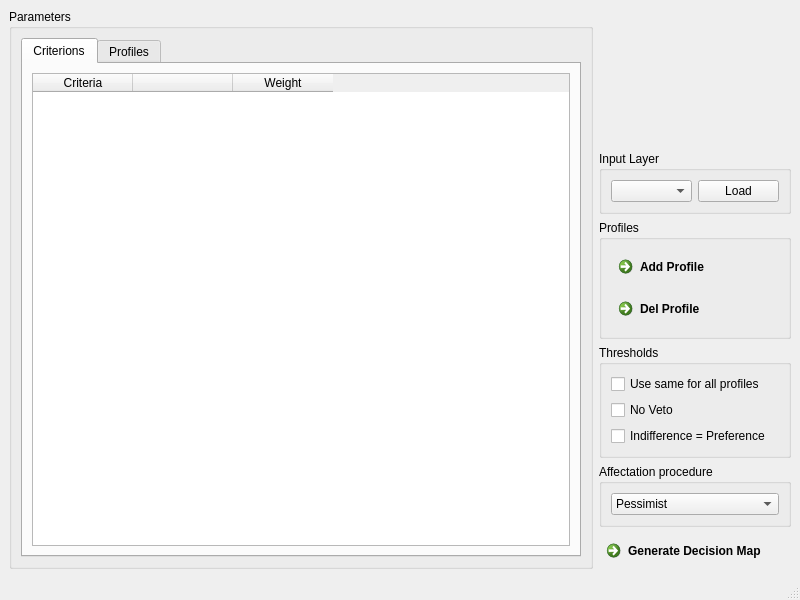
<?xml version="1.0" encoding="UTF-8"?>
<ui version="4.0">
 <class>MainWindow</class>
 <widget class="QMainWindow" name="MainWindow">
  <property name="geometry">
   <rect>
    <x>0</x>
    <y>0</y>
    <width>800</width>
    <height>600</height>
   </rect>
  </property>
  <property name="windowTitle">
   <string>Electre Tri</string>
  </property>
  <widget class="QWidget" name="centralwidget">
   <layout class="QGridLayout" name="gridLayout_6">
    <item row="0" column="0">
     <widget class="QGroupBox" name="group_params">
      <property name="title">
       <string>Parameters</string>
      </property>
      <layout class="QGridLayout" name="gridLayout">
       <item row="0" column="0">
        <widget class="QTabWidget" name="Tab_params">
         <property name="currentIndex">
          <number>0</number>
         </property>
         <widget class="QWidget" name="tab_criterions">
          <attribute name="title">
           <string>Criterions</string>
          </attribute>
          <layout class="QGridLayout" name="gridLayout_2">
           <item row="0" column="0">
            <widget class="QTableWidget" name="table_crit">
             <property name="dragEnabled">
              <bool>false</bool>
             </property>
             <property name="alternatingRowColors">
              <bool>false</bool>
             </property>
             <property name="showGrid">
              <bool>false</bool>
             </property>
             <property name="cornerButtonEnabled">
              <bool>false</bool>
             </property>
             <property name="rowCount">
              <number>0</number>
             </property>
             <attribute name="horizontalHeaderVisible">
              <bool>true</bool>
             </attribute>
             <attribute name="horizontalHeaderDefaultSectionSize">
              <number>100</number>
             </attribute>
             <attribute name="horizontalHeaderHighlightSections">
              <bool>false</bool>
             </attribute>
             <attribute name="verticalHeaderVisible">
              <bool>false</bool>
             </attribute>
             <attribute name="verticalHeaderHighlightSections">
              <bool>false</bool>
             </attribute>
             <attribute name="verticalHeaderShowSortIndicator" stdset="0">
              <bool>false</bool>
             </attribute>
             <attribute name="verticalHeaderVisible">
              <bool>false</bool>
             </attribute>
             <attribute name="horizontalHeaderVisible">
              <bool>true</bool>
             </attribute>
             <attribute name="verticalHeaderShowSortIndicator" stdset="0">
              <bool>false</bool>
             </attribute>
             <attribute name="horizontalHeaderHighlightSections">
              <bool>false</bool>
             </attribute>
             <attribute name="verticalHeaderHighlightSections">
              <bool>false</bool>
             </attribute>
             <attribute name="horizontalHeaderDefaultSectionSize">
              <number>100</number>
             </attribute>
             <column>
              <property name="text">
               <string>Criteria</string>
              </property>
             </column>
             <column>
              <property name="text">
               <string/>
              </property>
             </column>
             <column>
              <property name="text">
               <string>Weight</string>
              </property>
             </column>
            </widget>
           </item>
          </layout>
         </widget>
         <widget class="QWidget" name="tab_profiles">
          <attribute name="title">
           <string>Profiles</string>
          </attribute>
          <layout class="QGridLayout" name="gridLayout_5">
           <item row="0" column="0">
            <widget class="QTableWidget" name="table_prof"/>
           </item>
           <item row="1" column="0">
            <widget class="QTabWidget" name="tab_thresholds">
             <property name="tabPosition">
              <enum>QTabWidget::North</enum>
             </property>
             <property name="tabShape">
              <enum>QTabWidget::Rounded</enum>
             </property>
             <property name="currentIndex">
              <number>0</number>
             </property>
             <widget class="QWidget" name="tab_indiff">
              <attribute name="title">
               <string>Indifference</string>
              </attribute>
              <layout class="QGridLayout" name="gridLayout_3">
               <item row="0" column="1">
                <widget class="QTableWidget" name="table_indiff"/>
               </item>
              </layout>
             </widget>
             <widget class="QWidget" name="tab_pref">
              <attribute name="title">
               <string>Preference</string>
              </attribute>
              <layout class="QGridLayout" name="gridLayout_4">
               <item row="0" column="0">
                <widget class="QTableWidget" name="table_pref"/>
               </item>
              </layout>
             </widget>
             <widget class="QWidget" name="tab_veto">
              <attribute name="title">
               <string>Veto</string>
              </attribute>
              <layout class="QGridLayout" name="gridLayout_7">
               <item row="0" column="0">
                <widget class="QTableWidget" name="table_veto"/>
               </item>
              </layout>
             </widget>
            </widget>
           </item>
          </layout>
         </widget>
        </widget>
       </item>
      </layout>
     </widget>
    </item>
    <item row="0" column="1">
     <layout class="QVBoxLayout" name="vertical_layout">
      <item>
       <spacer name="verticalSpacer">
        <property name="orientation">
         <enum>Qt::Vertical</enum>
        </property>
        <property name="sizeHint" stdset="0">
         <size>
          <width>20</width>
          <height>20</height>
         </size>
        </property>
       </spacer>
      </item>
      <item>
       <widget class="QGroupBox" name="group_input">
        <property name="title">
         <string>Input Layer</string>
        </property>
        <layout class="QGridLayout" name="gridLayout_9">
         <item row="0" column="0">
          <widget class="QComboBox" name="combo_layer"/>
         </item>
         <item row="0" column="1">
          <widget class="QPushButton" name="Bloadlayer">
           <property name="text">
            <string>Load</string>
           </property>
          </widget>
         </item>
        </layout>
       </widget>
      </item>
      <item>
       <widget class="QGroupBox" name="group_profiles">
        <property name="title">
         <string>Profiles</string>
        </property>
        <layout class="QVBoxLayout" name="verticalLayout_2">
         <item>
          <widget class="QCommandLinkButton" name="Badd_profile">
           <property name="text">
            <string>Add Profile</string>
           </property>
          </widget>
         </item>
         <item>
          <widget class="QCommandLinkButton" name="Bdel_profile">
           <property name="text">
            <string>Del Profile</string>
           </property>
          </widget>
         </item>
        </layout>
       </widget>
      </item>
      <item>
       <widget class="QGroupBox" name="group_thresholds">
        <property name="maximumSize">
         <size>
          <width>388</width>
          <height>16777215</height>
         </size>
        </property>
        <property name="title">
         <string>Thresholds</string>
        </property>
        <layout class="QFormLayout" name="formLayout">
         <property name="fieldGrowthPolicy">
          <enum>QFormLayout::AllNonFixedFieldsGrow</enum>
         </property>
         <item row="5" column="0">
          <widget class="QCheckBox" name="cbox_samethresholds">
           <property name="text">
            <string>Use same for all profiles</string>
           </property>
          </widget>
         </item>
         <item row="6" column="0">
          <widget class="QCheckBox" name="cbox_noveto">
           <property name="text">
            <string>No Veto</string>
           </property>
          </widget>
         </item>
         <item row="7" column="0">
          <widget class="QCheckBox" name="cbox_sameqp">
           <property name="text">
            <string>Indifference = Preference</string>
           </property>
          </widget>
         </item>
        </layout>
       </widget>
      </item>
      <item>
       <widget class="QGroupBox" name="group_electre">
        <property name="title">
         <string>Affectation procedure</string>
        </property>
        <layout class="QGridLayout" name="gridLayout_8">
         <item row="0" column="0">
          <widget class="QComboBox" name="combo_procedure">
           <item>
            <property name="text">
             <string>Pessimist</string>
            </property>
           </item>
           <item>
            <property name="text">
             <string>Optimist</string>
            </property>
           </item>
          </widget>
         </item>
        </layout>
       </widget>
      </item>
      <item>
       <widget class="QCommandLinkButton" name="Bgenerate">
        <property name="text">
         <string>Generate Decision Map</string>
        </property>
       </widget>
      </item>
     </layout>
    </item>
   </layout>
  </widget>
  <widget class="QMenuBar" name="menubar">
   <property name="geometry">
    <rect>
     <x>0</x>
     <y>0</y>
     <width>800</width>
     <height>25</height>
    </rect>
   </property>
  </widget>
  <widget class="QStatusBar" name="statusbar"/>
 </widget>
 <resources/>
 <connections/>
</ui>
